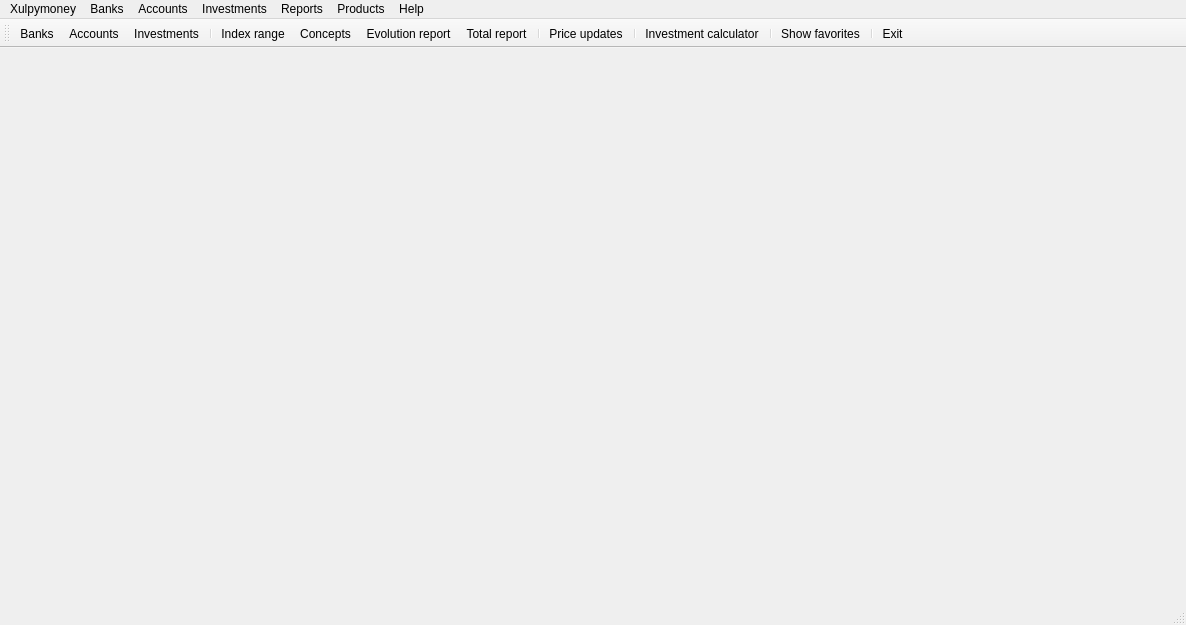
<?xml version="1.0" encoding="UTF-8"?>
<ui version="4.0">
 <author>Mariano Muñoz</author>
 <class>frmMain</class>
 <widget class="QMainWindow" name="frmMain">
  <property name="geometry">
   <rect>
    <x>0</x>
    <y>0</y>
    <width>1186</width>
    <height>625</height>
   </rect>
  </property>
  <property name="sizePolicy">
   <sizepolicy hsizetype="Expanding" vsizetype="Expanding">
    <horstretch>0</horstretch>
    <verstretch>0</verstretch>
   </sizepolicy>
  </property>
  <property name="cursor">
   <cursorShape>ArrowCursor</cursorShape>
  </property>
  <property name="windowIcon">
   <iconset resource="../images/xulpymoney.qrc">
    <normaloff>:/xulpymoney/coins.png</normaloff>:/xulpymoney/coins.png</iconset>
  </property>
  <widget class="QWidget" name="central">
   <property name="enabled">
    <bool>true</bool>
   </property>
   <property name="sizePolicy">
    <sizepolicy hsizetype="Expanding" vsizetype="Expanding">
     <horstretch>0</horstretch>
     <verstretch>0</verstretch>
    </sizepolicy>
   </property>
   <layout class="QHBoxLayout" name="horizontalLayout">
    <item>
     <layout class="QVBoxLayout" name="layout"/>
    </item>
   </layout>
  </widget>
  <widget class="QMenuBar" name="menuBar">
   <property name="geometry">
    <rect>
     <x>0</x>
     <y>0</y>
     <width>1186</width>
     <height>23</height>
    </rect>
   </property>
   <widget class="QMenu" name="menuAyuda">
    <property name="title">
     <string>Help</string>
    </property>
    <addaction name="actionAbout"/>
    <addaction name="separator"/>
    <addaction name="actionHelp"/>
   </widget>
   <widget class="QMenu" name="menuBancos">
    <property name="title">
     <string>Banks</string>
    </property>
    <addaction name="actionBanks"/>
   </widget>
   <widget class="QMenu" name="menuInformes">
    <property name="title">
     <string>Reports</string>
    </property>
    <addaction name="actionConcepts"/>
    <addaction name="actionDividendsReport"/>
    <addaction name="actionEvolutionReport"/>
    <addaction name="actionIndexRange"/>
    <addaction name="actionTotalReport"/>
    <addaction name="separator"/>
    <addaction name="actionGlobalReport"/>
   </widget>
   <widget class="QMenu" name="menuCuentas">
    <property name="title">
     <string>Accounts</string>
    </property>
    <addaction name="actionAccounts"/>
    <addaction name="separator"/>
    <addaction name="actionTransfer"/>
   </widget>
   <widget class="QMenu" name="menuInversiones">
    <property name="title">
     <string>Investments</string>
    </property>
    <addaction name="actionInvestments"/>
    <addaction name="separator"/>
    <addaction name="actionInvestmentsClasses"/>
    <addaction name="separator"/>
    <addaction name="actionInvestmentsOperations"/>
    <addaction name="separator"/>
    <addaction name="actionCalculator"/>
   </widget>
   <widget class="QMenu" name="menuXulpymoney">
    <property name="title">
     <string>Xulpymoney</string>
    </property>
    <addaction name="actionMemory"/>
    <addaction name="separator"/>
    <addaction name="actionAuxiliarTables"/>
    <addaction name="separator"/>
    <addaction name="actionSettings"/>
    <addaction name="separator"/>
    <addaction name="actionSimulations"/>
    <addaction name="separator"/>
    <addaction name="actionExit"/>
   </widget>
   <widget class="QMenu" name="menuProducts">
    <property name="title">
     <string>Products</string>
    </property>
    <widget class="QMenu" name="menuIndexes">
     <property name="title">
      <string>Indexes</string>
     </property>
     <addaction name="actionEurostoxx50"/>
     <addaction name="actionIbex35"/>
     <addaction name="actionMC"/>
     <addaction name="actionLATIBEX"/>
     <addaction name="actionSP500"/>
     <addaction name="actionCAC40"/>
     <addaction name="actionNasdaq100"/>
     <addaction name="actionXetra"/>
     <addaction name="separator"/>
     <addaction name="actionIndexesAll"/>
     <addaction name="separator"/>
     <addaction name="actionIndexesObsolete"/>
    </widget>
    <widget class="QMenu" name="menuMaintenance">
     <property name="title">
      <string>Maintenance</string>
     </property>
     <addaction name="separator"/>
     <addaction name="actionPurgeAll"/>
    </widget>
    <widget class="QMenu" name="menuReports">
     <property name="title">
      <string>Reports</string>
     </property>
     <addaction name="actionDividends"/>
     <addaction name="separator"/>
     <addaction name="actionProductsAutoUpdate"/>
     <addaction name="actionProductsNotAutoUpdate"/>
     <addaction name="separator"/>
     <addaction name="actionProductsInvestmentActive"/>
     <addaction name="actionProductsInvestmentInactive"/>
     <addaction name="separator"/>
     <addaction name="actionProductsUser"/>
     <addaction name="actionProductsObsolete"/>
     <addaction name="separator"/>
     <addaction name="actionProductsWithoutISIN"/>
     <addaction name="actionISINDuplicado"/>
    </widget>
    <widget class="QMenu" name="menuShares">
     <property name="title">
      <string>Shares</string>
     </property>
     <addaction name="actionSharesAll"/>
     <addaction name="separator"/>
     <addaction name="actionSharesObsolete"/>
    </widget>
    <widget class="QMenu" name="menuCurrencies">
     <property name="title">
      <string>Currencies</string>
     </property>
     <addaction name="actionCurrenciesAll"/>
    </widget>
    <widget class="QMenu" name="menuBonds">
     <property name="title">
      <string>Bonds</string>
     </property>
     <addaction name="actionBondsPrivate"/>
     <addaction name="actionBondsPublic"/>
     <addaction name="actionBondsAll"/>
     <addaction name="separator"/>
     <addaction name="actionBondsObsolete"/>
    </widget>
    <widget class="QMenu" name="menuFunds">
     <property name="title">
      <string>Funds</string>
     </property>
     <addaction name="actionFundsAll"/>
     <addaction name="separator"/>
     <addaction name="actionFundsObsolete"/>
    </widget>
    <widget class="QMenu" name="menuETF">
     <property name="title">
      <string>ETF</string>
     </property>
     <addaction name="actionETFAll"/>
     <addaction name="separator"/>
     <addaction name="actionETFObsolete"/>
    </widget>
    <widget class="QMenu" name="menuWarrants">
     <property name="title">
      <string>Warrants</string>
     </property>
     <addaction name="actionWarrantsInline"/>
     <addaction name="actionWarrantsPut"/>
     <addaction name="actionWarrantsCall"/>
     <addaction name="separator"/>
     <addaction name="actionWarrantsAll"/>
     <addaction name="separator"/>
     <addaction name="actionWarrantsObsolete"/>
    </widget>
    <addaction name="menuIndexes"/>
    <addaction name="menuShares"/>
    <addaction name="menuETF"/>
    <addaction name="menuWarrants"/>
    <addaction name="menuFunds"/>
    <addaction name="menuBonds"/>
    <addaction name="menuCurrencies"/>
    <addaction name="separator"/>
    <addaction name="menuReports"/>
    <addaction name="separator"/>
    <addaction name="menuMaintenance"/>
    <addaction name="separator"/>
    <addaction name="actionFavorites"/>
    <addaction name="actionSearch"/>
    <addaction name="separator"/>
    <addaction name="actionPriceUpdates"/>
    <addaction name="actionReloadPrices"/>
    <addaction name="separator"/>
    <addaction name="actionSyncProducts"/>
   </widget>
   <addaction name="menuXulpymoney"/>
   <addaction name="menuBancos"/>
   <addaction name="menuCuentas"/>
   <addaction name="menuInversiones"/>
   <addaction name="menuInformes"/>
   <addaction name="menuProducts"/>
   <addaction name="menuAyuda"/>
  </widget>
  <widget class="QToolBar" name="toolBar">
   <property name="windowTitle">
    <string>toolBar</string>
   </property>
   <property name="iconSize">
    <size>
     <width>48</width>
     <height>33</height>
    </size>
   </property>
   <property name="toolButtonStyle">
    <enum>Qt::ToolButtonTextUnderIcon</enum>
   </property>
   <attribute name="toolBarArea">
    <enum>TopToolBarArea</enum>
   </attribute>
   <attribute name="toolBarBreak">
    <bool>false</bool>
   </attribute>
   <addaction name="actionBanks"/>
   <addaction name="actionAccounts"/>
   <addaction name="actionInvestments"/>
   <addaction name="separator"/>
   <addaction name="actionIndexRange"/>
   <addaction name="actionConcepts"/>
   <addaction name="actionEvolutionReport"/>
   <addaction name="actionTotalReport"/>
   <addaction name="separator"/>
   <addaction name="actionPriceUpdates"/>
   <addaction name="separator"/>
   <addaction name="actionCalculator"/>
   <addaction name="separator"/>
   <addaction name="actionFavorites"/>
   <addaction name="separator"/>
   <addaction name="actionExit"/>
  </widget>
  <widget class="QStatusBar" name="statusBar"/>
  <action name="actionExit">
   <property name="icon">
    <iconset resource="../images/xulpymoney.qrc">
     <normaloff>:/xulpymoney/exit.png</normaloff>:/xulpymoney/exit.png</iconset>
   </property>
   <property name="text">
    <string>E&amp;xit</string>
   </property>
   <property name="toolTip">
    <string>Exit</string>
   </property>
   <property name="shortcut">
    <string>Alt+Esc</string>
   </property>
  </action>
  <action name="actionAbout">
   <property name="icon">
    <iconset resource="../images/xulpymoney.qrc">
     <normaloff>:/xulpymoney/coins.png</normaloff>:/xulpymoney/coins.png</iconset>
   </property>
   <property name="text">
    <string>&amp;About</string>
   </property>
   <property name="toolTip">
    <string>About</string>
   </property>
   <property name="shortcut">
    <string>F2</string>
   </property>
  </action>
  <action name="actionIndexRange">
   <property name="icon">
    <iconset resource="../images/xulpymoney.qrc">
     <normaloff>:/xulpymoney/report.png</normaloff>:/xulpymoney/report.png</iconset>
   </property>
   <property name="text">
    <string>Index range</string>
   </property>
   <property name="toolTip">
    <string>Index range</string>
   </property>
  </action>
  <action name="actionInvestments">
   <property name="icon">
    <iconset resource="../images/xulpymoney.qrc">
     <normaloff>:/xulpymoney/bundle.png</normaloff>:/xulpymoney/bundle.png</iconset>
   </property>
   <property name="text">
    <string>Investments</string>
   </property>
   <property name="toolTip">
    <string>Investments</string>
   </property>
  </action>
  <action name="actionAuxiliarTables">
   <property name="icon">
    <iconset resource="../images/xulpymoney.qrc">
     <normaloff>:/xulpymoney/table.png</normaloff>:/xulpymoney/table.png</iconset>
   </property>
   <property name="text">
    <string>Auxiliar tables</string>
   </property>
   <property name="toolTip">
    <string>Auxiliar tables</string>
   </property>
  </action>
  <action name="actionDividendsReport">
   <property name="icon">
    <iconset resource="../images/xulpymoney.qrc">
     <normaloff>:/xulpymoney/star.png</normaloff>:/xulpymoney/star.png</iconset>
   </property>
   <property name="text">
    <string>Dividends report</string>
   </property>
  </action>
  <action name="actionEvolutionReport">
   <property name="icon">
    <iconset resource="../images/xulpymoney.qrc">
     <normaloff>:/xulpymoney/dinero.png</normaloff>:/xulpymoney/dinero.png</iconset>
   </property>
   <property name="text">
    <string>Evolution report</string>
   </property>
   <property name="toolTip">
    <string>Evolution report</string>
   </property>
  </action>
  <action name="actionTotalReport">
   <property name="icon">
    <iconset resource="../images/xulpymoney.qrc">
     <normaloff>:/xulpymoney/report2.png</normaloff>:/xulpymoney/report2.png</iconset>
   </property>
   <property name="text">
    <string>Total report</string>
   </property>
   <property name="toolTip">
    <string>Total report</string>
   </property>
   <property name="shortcut">
    <string>F10</string>
   </property>
  </action>
  <action name="actionAccounts">
   <property name="icon">
    <iconset resource="../images/xulpymoney.qrc">
     <normaloff>:/xulpymoney/coins.png</normaloff>:/xulpymoney/coins.png</iconset>
   </property>
   <property name="text">
    <string>Accounts</string>
   </property>
   <property name="toolTip">
    <string>Accounts</string>
   </property>
  </action>
  <action name="actionBanks">
   <property name="icon">
    <iconset resource="../images/xulpymoney.qrc">
     <normaloff>:/xulpymoney/bank.png</normaloff>:/xulpymoney/bank.png</iconset>
   </property>
   <property name="text">
    <string>Banks</string>
   </property>
   <property name="toolTip">
    <string>Banks</string>
   </property>
  </action>
  <action name="actionInvestmentsClasses">
   <property name="icon">
    <iconset resource="../images/xulpymoney.qrc">
     <normaloff>:/xulpymoney/pie.png</normaloff>:/xulpymoney/pie.png</iconset>
   </property>
   <property name="text">
    <string>Investment types report</string>
   </property>
  </action>
  <action name="actionTransfer">
   <property name="icon">
    <iconset resource="../images/xulpymoney.qrc">
     <normaloff>:/xulpymoney/transfer.png</normaloff>:/xulpymoney/transfer.png</iconset>
   </property>
   <property name="text">
    <string>Transfer</string>
   </property>
   <property name="toolTip">
    <string>Transfer</string>
   </property>
  </action>
  <action name="actionConcepts">
   <property name="icon">
    <iconset resource="../images/xulpymoney.qrc">
     <normaloff>:/xulpymoney/hucha.png</normaloff>:/xulpymoney/hucha.png</iconset>
   </property>
   <property name="text">
    <string>Concepts</string>
   </property>
   <property name="toolTip">
    <string>Concepts</string>
   </property>
  </action>
  <action name="actionMemory">
   <property name="icon">
    <iconset resource="../images/xulpymoney.qrc">
     <normaloff>:/xulpymoney/transfer.png</normaloff>:/xulpymoney/transfer.png</iconset>
   </property>
   <property name="text">
    <string>Update memory</string>
   </property>
   <property name="toolTip">
    <string>Update memory</string>
   </property>
  </action>
  <action name="actionSettings">
   <property name="icon">
    <iconset resource="../images/xulpymoney.qrc">
     <normaloff>:/xulpymoney/configure.png</normaloff>:/xulpymoney/configure.png</iconset>
   </property>
   <property name="text">
    <string>Settings</string>
   </property>
   <property name="toolTip">
    <string>Settings</string>
   </property>
  </action>
  <action name="actionHelp">
   <property name="icon">
    <iconset resource="../images/xulpymoney.qrc">
     <normaloff>:/xulpymoney/books.png</normaloff>:/xulpymoney/books.png</iconset>
   </property>
   <property name="text">
    <string>Help</string>
   </property>
   <property name="toolTip">
    <string>Help</string>
   </property>
   <property name="shortcut">
    <string>F1</string>
   </property>
  </action>
  <action name="actionInvestmentsOperations">
   <property name="icon">
    <iconset resource="../images/xulpymoney.qrc">
     <normaloff>:/xulpymoney/document-edit.png</normaloff>:/xulpymoney/document-edit.png</iconset>
   </property>
   <property name="text">
    <string>Investment operations list</string>
   </property>
   <property name="toolTip">
    <string>Investment operations list</string>
   </property>
  </action>
  <action name="actionCalculator">
   <property name="icon">
    <iconset resource="../images/xulpymoney.qrc">
     <normaloff>:/xulpymoney/kcalc.png</normaloff>:/xulpymoney/kcalc.png</iconset>
   </property>
   <property name="text">
    <string>Investment calculator</string>
   </property>
   <property name="toolTip">
    <string>Investment calculator</string>
   </property>
  </action>
  <action name="actionSearch">
   <property name="icon">
    <iconset resource="../images/xulpymoney.qrc">
     <normaloff>:/xulpymoney/search.png</normaloff>:/xulpymoney/search.png</iconset>
   </property>
   <property name="text">
    <string>Search</string>
   </property>
   <property name="shortcut">
    <string>F2</string>
   </property>
  </action>
  <action name="actionIndexesAll">
   <property name="icon">
    <iconset resource="../images/xulpymoney.qrc">
     <normaloff>:/xulpymoney/kmplot.jpg</normaloff>:/xulpymoney/kmplot.jpg</iconset>
   </property>
   <property name="text">
    <string>All Indexes</string>
   </property>
   <property name="shortcut">
    <string>Ctrl+I</string>
   </property>
  </action>
  <action name="actionIbex35">
   <property name="icon">
    <iconset resource="../images/xulpymoney.qrc">
     <normaloff>:/countries/spain.gif</normaloff>:/countries/spain.gif</iconset>
   </property>
   <property name="text">
    <string>Ibex 35</string>
   </property>
  </action>
  <action name="actionEurostoxx50">
   <property name="icon">
    <iconset resource="../images/xulpymoney.qrc">
     <normaloff>:/countries/eu.gif</normaloff>:/countries/eu.gif</iconset>
   </property>
   <property name="text">
    <string>Eurostoxx 50</string>
   </property>
  </action>
  <action name="actionSP500">
   <property name="icon">
    <iconset resource="../images/xulpymoney.qrc">
     <normaloff>:/countries/usa.gif</normaloff>:/countries/usa.gif</iconset>
   </property>
   <property name="text">
    <string>S&amp;&amp;P 500</string>
   </property>
  </action>
  <action name="actionCAC40">
   <property name="icon">
    <iconset resource="../images/xulpymoney.qrc">
     <normaloff>:/countries/france.gif</normaloff>:/countries/france.gif</iconset>
   </property>
   <property name="text">
    <string>CAC 40</string>
   </property>
  </action>
  <action name="actionNasdaq100">
   <property name="icon">
    <iconset resource="../images/xulpymoney.qrc">
     <normaloff>:/countries/usa.gif</normaloff>:/countries/usa.gif</iconset>
   </property>
   <property name="text">
    <string>Nasdaq 100</string>
   </property>
  </action>
  <action name="actionMC">
   <property name="icon">
    <iconset resource="../images/xulpymoney.qrc">
     <normaloff>:/countries/spain.gif</normaloff>:/countries/spain.gif</iconset>
   </property>
   <property name="text">
    <string>Mercado Continuo</string>
   </property>
  </action>
  <action name="actionXetra">
   <property name="icon">
    <iconset resource="../images/xulpymoney.qrc">
     <normaloff>:/countries/germany.gif</normaloff>:/countries/germany.gif</iconset>
   </property>
   <property name="text">
    <string>Xetra</string>
   </property>
  </action>
  <action name="actionProductsAutoUpdate">
   <property name="icon">
    <iconset resource="../images/xulpymoney.qrc">
     <normaloff>:/xulpymoney/transfer.png</normaloff>:/xulpymoney/transfer.png</iconset>
   </property>
   <property name="text">
    <string>Products with auto update</string>
   </property>
   <property name="toolTip">
    <string>Products with auto update</string>
   </property>
  </action>
  <action name="actionProductsObsolete">
   <property name="icon">
    <iconset resource="../images/xulpymoney.qrc">
     <normaloff>:/xulpymoney/checkbox0.png</normaloff>:/xulpymoney/checkbox0.png</iconset>
   </property>
   <property name="text">
    <string>Obsolete products</string>
   </property>
   <property name="toolTip">
    <string>Obsolete products</string>
   </property>
  </action>
  <action name="actionProductsUser">
   <property name="icon">
    <iconset resource="../images/xulpymoney.qrc">
     <normaloff>:/xulpymoney/keko.png</normaloff>:/xulpymoney/keko.png</iconset>
   </property>
   <property name="text">
    <string>User products</string>
   </property>
   <property name="toolTip">
    <string>User products</string>
   </property>
  </action>
  <action name="actionCurrenciesAll">
   <property name="icon">
    <iconset resource="../images/xulpymoney.qrc">
     <normaloff>:/xulpymoney/Money.png</normaloff>:/xulpymoney/Money.png</iconset>
   </property>
   <property name="text">
    <string>All currencies</string>
   </property>
   <property name="toolTip">
    <string>All currencies</string>
   </property>
  </action>
  <action name="actionFavorites">
   <property name="icon">
    <iconset resource="../images/xulpymoney.qrc">
     <normaloff>:/xulpymoney/star.png</normaloff>:/xulpymoney/star.png</iconset>
   </property>
   <property name="text">
    <string>Show favorites</string>
   </property>
   <property name="toolTip">
    <string>Show favorites</string>
   </property>
  </action>
  <action name="actionProductsNotAutoUpdate">
   <property name="icon">
    <iconset resource="../images/xulpymoney.qrc">
     <normaloff>:/xulpymoney/editar.png</normaloff>:/xulpymoney/editar.png</iconset>
   </property>
   <property name="text">
    <string>Products without auto update</string>
   </property>
   <property name="toolTip">
    <string>Products without auto update</string>
   </property>
  </action>
  <action name="actionDividends">
   <property name="icon">
    <iconset>
     <normaloff>:/images/dinero.png</normaloff>:/images/dinero.png</iconset>
   </property>
   <property name="text">
    <string>Biggest dividends</string>
   </property>
   <property name="toolTip">
    <string>Biggest dividends</string>
   </property>
  </action>
  <action name="actionWarrantsCall">
   <property name="icon">
    <iconset resource="../images/xulpymoney.qrc">
     <normaloff>:/xulpymoney/coins.png</normaloff>:/xulpymoney/coins.png</iconset>
   </property>
   <property name="text">
    <string>All call warrants</string>
   </property>
  </action>
  <action name="actionWarrantsPut">
   <property name="icon">
    <iconset resource="../images/xulpymoney.qrc">
     <normaloff>:/xulpymoney/coins.png</normaloff>:/xulpymoney/coins.png</iconset>
   </property>
   <property name="text">
    <string>All put warrants</string>
   </property>
  </action>
  <action name="actionWarrantsInline">
   <property name="icon">
    <iconset resource="../images/xulpymoney.qrc">
     <normaloff>:/xulpymoney/coins.png</normaloff>:/xulpymoney/coins.png</iconset>
   </property>
   <property name="text">
    <string>All inline warrants</string>
   </property>
  </action>
  <action name="actionBondsAll">
   <property name="icon">
    <iconset resource="../images/xulpymoney.qrc">
     <normaloff>:/xulpymoney/history2.png</normaloff>:/xulpymoney/history2.png</iconset>
   </property>
   <property name="text">
    <string>All bonds</string>
   </property>
   <property name="toolTip">
    <string>All bonds</string>
   </property>
  </action>
  <action name="actionSharesAll">
   <property name="icon">
    <iconset resource="../images/xulpymoney.qrc">
     <normaloff>:/xulpymoney/kmplot.jpg</normaloff>:/xulpymoney/kmplot.jpg</iconset>
   </property>
   <property name="text">
    <string>All shares</string>
   </property>
   <property name="toolTip">
    <string>All shares</string>
   </property>
  </action>
  <action name="actionBondsPublic">
   <property name="icon">
    <iconset resource="../images/xulpymoney.qrc">
     <normaloff>:/xulpymoney/history2.png</normaloff>:/xulpymoney/history2.png</iconset>
   </property>
   <property name="text">
    <string>All public bonds</string>
   </property>
   <property name="toolTip">
    <string>All public bonds</string>
   </property>
  </action>
  <action name="actionBondsPrivate">
   <property name="icon">
    <iconset resource="../images/xulpymoney.qrc">
     <normaloff>:/xulpymoney/history2.png</normaloff>:/xulpymoney/history2.png</iconset>
   </property>
   <property name="text">
    <string>All private bonds</string>
   </property>
   <property name="toolTip">
    <string>All private bonds</string>
   </property>
  </action>
  <action name="actionWarrantsAll">
   <property name="icon">
    <iconset resource="../images/xulpymoney.qrc">
     <normaloff>:/xulpymoney/coins.png</normaloff>:/xulpymoney/coins.png</iconset>
   </property>
   <property name="text">
    <string>All warrants</string>
   </property>
   <property name="toolTip">
    <string>All warrants</string>
   </property>
  </action>
  <action name="actionISINDuplicado">
   <property name="icon">
    <iconset resource="../images/xulpymoney.qrc">
     <normaloff>:/xulpymoney/document-preview-archive.png</normaloff>:/xulpymoney/document-preview-archive.png</iconset>
   </property>
   <property name="text">
    <string>Duplicated ISIN products</string>
   </property>
   <property name="toolTip">
    <string>Duplicated ISIN products</string>
   </property>
  </action>
  <action name="actionPurgeAll">
   <property name="icon">
    <iconset resource="../images/xulpymoney.qrc">
     <normaloff>:/xulpymoney/tools-wizard.png</normaloff>:/xulpymoney/tools-wizard.png</iconset>
   </property>
   <property name="text">
    <string>Purge all investments</string>
   </property>
   <property name="toolTip">
    <string>Purge all investments</string>
   </property>
  </action>
  <action name="actionLATIBEX">
   <property name="icon">
    <iconset resource="../images/xulpymoney.qrc">
     <normaloff>:/countries/spain.gif</normaloff>:/countries/spain.gif</iconset>
   </property>
   <property name="text">
    <string>LATIBEX</string>
   </property>
   <property name="toolTip">
    <string>LATIBEX</string>
   </property>
  </action>
  <action name="actionProductsWithoutISIN">
   <property name="icon">
    <iconset resource="../images/xulpymoney.qrc">
     <normaloff>:/xulpymoney/gafas.png</normaloff>:/xulpymoney/gafas.png</iconset>
   </property>
   <property name="text">
    <string>Products without ISIN</string>
   </property>
   <property name="toolTip">
    <string>Products without ISIN</string>
   </property>
  </action>
  <action name="actionETFAll">
   <property name="icon">
    <iconset>
     <normaloff>:/images/kmplot.jpg</normaloff>:/images/kmplot.jpg</iconset>
   </property>
   <property name="text">
    <string>All ETF</string>
   </property>
  </action>
  <action name="actionFundsAll">
   <property name="icon">
    <iconset>
     <normaloff>:/images/document-preview.png</normaloff>:/images/document-preview.png</iconset>
   </property>
   <property name="text">
    <string>All funds</string>
   </property>
  </action>
  <action name="actionPriceUpdates">
   <property name="icon">
    <iconset resource="../images/xulpymoney.qrc">
     <normaloff>:/xulpymoney/transfer.png</normaloff>:/xulpymoney/transfer.png</iconset>
   </property>
   <property name="text">
    <string>Price updates</string>
   </property>
   <property name="toolTip">
    <string>Price updates</string>
   </property>
   <property name="shortcut">
    <string>F8</string>
   </property>
  </action>
  <action name="actionReloadPrices">
   <property name="icon">
    <iconset resource="../images/xulpymoney.qrc">
     <normaloff>:/xulpymoney/new.png</normaloff>:/xulpymoney/new.png</iconset>
   </property>
   <property name="text">
    <string>Reload current prices</string>
   </property>
   <property name="toolTip">
    <string>Reload current prices</string>
   </property>
   <property name="shortcut">
    <string>F5</string>
   </property>
  </action>
  <action name="actionProductsInvestmentActive">
   <property name="icon">
    <iconset resource="../images/xulpymoney.qrc">
     <normaloff>:/xulpymoney/books.png</normaloff>:/xulpymoney/books.png</iconset>
   </property>
   <property name="text">
    <string>Products of active investment</string>
   </property>
   <property name="toolTip">
    <string>Products of active investment</string>
   </property>
  </action>
  <action name="actionProductsInvestmentInactive">
   <property name="icon">
    <iconset resource="../images/xulpymoney.qrc">
     <normaloff>:/xulpymoney/books.png</normaloff>:/xulpymoney/books.png</iconset>
   </property>
   <property name="text">
    <string>Products of inactive investment</string>
   </property>
   <property name="toolTip">
    <string>Products of inactive investment</string>
   </property>
  </action>
  <action name="actionIndexesObsolete">
   <property name="icon">
    <iconset resource="../images/xulpymoney.qrc">
     <normaloff>:/xulpymoney/checkbox0.png</normaloff>:/xulpymoney/checkbox0.png</iconset>
   </property>
   <property name="text">
    <string>Obsolete Indexes</string>
   </property>
   <property name="toolTip">
    <string>Obsolete Indexes</string>
   </property>
  </action>
  <action name="actionSharesObsolete">
   <property name="icon">
    <iconset resource="../images/xulpymoney.qrc">
     <normaloff>:/xulpymoney/checkbox0.png</normaloff>:/xulpymoney/checkbox0.png</iconset>
   </property>
   <property name="text">
    <string>Obsolete shares</string>
   </property>
   <property name="toolTip">
    <string>Obsolete shares</string>
   </property>
  </action>
  <action name="actionETFObsolete">
   <property name="icon">
    <iconset resource="../images/xulpymoney.qrc">
     <normaloff>:/xulpymoney/checkbox0.png</normaloff>:/xulpymoney/checkbox0.png</iconset>
   </property>
   <property name="text">
    <string>Obsolete ETFs</string>
   </property>
   <property name="toolTip">
    <string>Obsolete ETFs</string>
   </property>
  </action>
  <action name="actionWarrantsObsolete">
   <property name="icon">
    <iconset resource="../images/xulpymoney.qrc">
     <normaloff>:/xulpymoney/checkbox0.png</normaloff>:/xulpymoney/checkbox0.png</iconset>
   </property>
   <property name="text">
    <string>Obsolete warrants</string>
   </property>
   <property name="toolTip">
    <string>Obsolete warrants</string>
   </property>
  </action>
  <action name="actionFundsObsolete">
   <property name="icon">
    <iconset resource="../images/xulpymoney.qrc">
     <normaloff>:/xulpymoney/checkbox0.png</normaloff>:/xulpymoney/checkbox0.png</iconset>
   </property>
   <property name="text">
    <string>Obsolete funds</string>
   </property>
   <property name="toolTip">
    <string>Obsolete funds</string>
   </property>
  </action>
  <action name="actionBondsObsolete">
   <property name="icon">
    <iconset resource="../images/xulpymoney.qrc">
     <normaloff>:/xulpymoney/checkbox0.png</normaloff>:/xulpymoney/checkbox0.png</iconset>
   </property>
   <property name="text">
    <string>Obsolete bonds</string>
   </property>
   <property name="toolTip">
    <string>Obsolete bonds</string>
   </property>
  </action>
  <action name="actionGlobalReport">
   <property name="icon">
    <iconset resource="../images/xulpymoney.qrc">
     <normaloff>:/xulpymoney/new.png</normaloff>:/xulpymoney/new.png</iconset>
   </property>
   <property name="text">
    <string>Generate global report</string>
   </property>
   <property name="toolTip">
    <string>Generate global report</string>
   </property>
  </action>
  <action name="actionSyncProducts">
   <property name="icon">
    <iconset resource="../images/xulpymoney.qrc">
     <normaloff>:/xulpymoney/database.png</normaloff>:/xulpymoney/database.png</iconset>
   </property>
   <property name="text">
    <string>Sync products from other Xulpymoney</string>
   </property>
   <property name="toolTip">
    <string>Move products information to another database</string>
   </property>
   <property name="shortcut">
    <string>F9</string>
   </property>
  </action>
  <action name="actionSimulations">
   <property name="icon">
    <iconset resource="../images/xulpymoney.qrc">
     <normaloff>:/xulpymoney/replication.png</normaloff>:/xulpymoney/replication.png</iconset>
   </property>
   <property name="text">
    <string>Simulations</string>
   </property>
   <property name="toolTip">
    <string>Simulations</string>
   </property>
   <property name="shortcut">
    <string>Ctrl+S</string>
   </property>
  </action>
 </widget>
 <resources>
  <include location="../images/xulpymoney.qrc"/>
 </resources>
 <connections/>
</ui>
